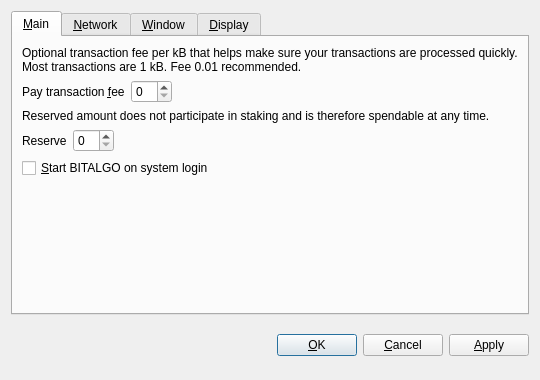
<?xml version="1.0" encoding="UTF-8"?>
<ui version="4.0">
 <class>OptionsDialog</class>
 <widget class="QDialog" name="OptionsDialog">
  <property name="geometry">
   <rect>
    <x>0</x>
    <y>0</y>
    <width>540</width>
    <height>380</height>
   </rect>
  </property>
  <property name="windowTitle">
   <string>Options</string>
  </property>
  <property name="modal">
   <bool>true</bool>
  </property>
  <layout class="QVBoxLayout" name="verticalLayout">
   <item>
    <widget class="QTabWidget" name="tabWidget">
     <property name="tabPosition">
      <enum>QTabWidget::North</enum>
     </property>
     <property name="currentIndex">
      <number>0</number>
     </property>
     <widget class="QWidget" name="tabMain">
      <attribute name="title">
       <string>&amp;Main</string>
      </attribute>
      <layout class="QVBoxLayout" name="verticalLayout_Main">
       <item>
        <widget class="QLabel" name="transactionFeeInfoLabel">
         <property name="text">
          <string>Optional transaction fee per kB that helps make sure your transactions are processed quickly. Most transactions are 1 kB. Fee 0.01 recommended.</string>
         </property>
         <property name="textFormat">
          <enum>Qt::PlainText</enum>
         </property>
         <property name="wordWrap">
          <bool>true</bool>
         </property>
        </widget>
       </item>
       <item>
        <layout class="QHBoxLayout" name="horizontalLayoutFee">
         <item>
          <widget class="QLabel" name="transactionFeeLabel">
           <property name="text">
            <string>Pay transaction &amp;fee</string>
           </property>
           <property name="textFormat">
            <enum>Qt::PlainText</enum>
           </property>
           <property name="buddy">
            <cstring>transactionFee</cstring>
           </property>
          </widget>
         </item>
         <item>
          <widget class="BitcoinAmountField" name="transactionFee"/>
         </item>
         <item>
          <spacer name="horizontalSpacerFee">
           <property name="orientation">
            <enum>Qt::Horizontal</enum>
           </property>
           <property name="sizeHint" stdset="0">
            <size>
             <width>40</width>
             <height>20</height>
            </size>
           </property>
          </spacer>
         </item>
        </layout>
       </item>
       <item>
        <widget class="QLabel" name="reserveBalanceInfoLabel">
         <property name="text">
          <string>Reserved amount does not participate in staking and is therefore spendable at any time.</string>
         </property>
         <property name="textFormat">
          <enum>Qt::PlainText</enum>
         </property>
         <property name="wordWrap">
          <bool>true</bool>
         </property>
        </widget>
       </item>
       <item>
        <layout class="QHBoxLayout" name="horizontalLayoutReserveBalance">
         <item>
          <widget class="QLabel" name="reserveBalanceLabel">
           <property name="text">
            <string>Reserve</string>
           </property>
           <property name="textFormat">
            <enum>Qt::PlainText</enum>
           </property>
           <property name="buddy">
            <cstring>reserveBalance</cstring>
           </property>
          </widget>
         </item>
         <item>
          <widget class="BitcoinAmountField" name="reserveBalance"/>
         </item>
         <item>
          <spacer name="horizontalSpacerReserveBalance">
           <property name="orientation">
            <enum>Qt::Horizontal</enum>
           </property>
           <property name="sizeHint" stdset="0">
            <size>
             <width>40</width>
             <height>20</height>
            </size>
           </property>
          </spacer>
         </item>
        </layout>
       </item>
       <item>
        <widget class="QCheckBox" name="bitcoinAtStartup">
         <property name="toolTip">
          <string>Automatically start BITALGO after logging in to the system.</string>
         </property>
         <property name="text">
          <string>&amp;Start BITALGO on system login</string>
         </property>
        </widget>
       </item>
       <item>
        <spacer name="verticalSpacer_Main">
         <property name="orientation">
          <enum>Qt::Vertical</enum>
         </property>
         <property name="sizeHint" stdset="0">
          <size>
           <width>20</width>
           <height>40</height>
          </size>
         </property>
        </spacer>
       </item>
      </layout>
     </widget>
     <widget class="QWidget" name="tabNetwork">
      <attribute name="title">
       <string>&amp;Network</string>
      </attribute>
      <layout class="QVBoxLayout" name="verticalLayout_Network">
       <item>
        <widget class="QCheckBox" name="mapPortUpnp">
         <property name="toolTip">
          <string>Automatically open the BITALGO client port on the router. This only works when your router supports UPnP and it is enabled.</string>
         </property>
         <property name="text">
          <string>Map port using &amp;UPnP</string>
         </property>
        </widget>
       </item>
       <item>
        <widget class="QCheckBox" name="connectSocks">
         <property name="toolTip">
          <string>Connect to the BITALGO network through a SOCKS proxy (e.g. when connecting through Tor).</string>
         </property>
         <property name="text">
          <string>&amp;Connect through SOCKS proxy:</string>
         </property>
        </widget>
       </item>
       <item>
        <layout class="QHBoxLayout" name="horizontalLayout_Network">
         <item>
          <widget class="QLabel" name="proxyIpLabel">
           <property name="text">
            <string>Proxy &amp;IP:</string>
           </property>
           <property name="textFormat">
            <enum>Qt::PlainText</enum>
           </property>
           <property name="buddy">
            <cstring>proxyIp</cstring>
           </property>
          </widget>
         </item>
         <item>
          <widget class="QValidatedLineEdit" name="proxyIp">
           <property name="maximumSize">
            <size>
             <width>140</width>
             <height>16777215</height>
            </size>
           </property>
           <property name="toolTip">
            <string>IP address of the proxy (e.g. 127.0.0.1)</string>
           </property>
          </widget>
         </item>
         <item>
          <widget class="QLabel" name="proxyPortLabel">
           <property name="text">
            <string>&amp;Port:</string>
           </property>
           <property name="textFormat">
            <enum>Qt::PlainText</enum>
           </property>
           <property name="buddy">
            <cstring>proxyPort</cstring>
           </property>
          </widget>
         </item>
         <item>
          <widget class="QLineEdit" name="proxyPort">
           <property name="maximumSize">
            <size>
             <width>55</width>
             <height>16777215</height>
            </size>
           </property>
           <property name="toolTip">
            <string>Port of the proxy (e.g. 9050)</string>
           </property>
          </widget>
         </item>
         <item>
          <widget class="QLabel" name="socksVersionLabel">
           <property name="text">
            <string>SOCKS &amp;Version:</string>
           </property>
           <property name="textFormat">
            <enum>Qt::PlainText</enum>
           </property>
           <property name="buddy">
            <cstring>socksVersion</cstring>
           </property>
          </widget>
         </item>
         <item>
          <widget class="QValueComboBox" name="socksVersion">
           <property name="toolTip">
            <string>SOCKS version of the proxy (e.g. 5)</string>
           </property>
          </widget>
         </item>
         <item>
          <spacer name="horizontalSpacer_Network">
           <property name="orientation">
            <enum>Qt::Horizontal</enum>
           </property>
           <property name="sizeHint" stdset="0">
            <size>
             <width>40</width>
             <height>20</height>
            </size>
           </property>
          </spacer>
         </item>
        </layout>
       </item>
       <item>
        <spacer name="verticalSpacer_Network">
         <property name="orientation">
          <enum>Qt::Vertical</enum>
         </property>
         <property name="sizeHint" stdset="0">
          <size>
           <width>20</width>
           <height>40</height>
          </size>
         </property>
        </spacer>
       </item>
      </layout>
     </widget>
     <widget class="QWidget" name="tabWindow">
      <attribute name="title">
       <string>&amp;Window</string>
      </attribute>
      <layout class="QVBoxLayout" name="verticalLayout_Window">
       <item>
        <widget class="QCheckBox" name="minimizeToTray">
         <property name="toolTip">
          <string>Show only a tray icon after minimizing the window.</string>
         </property>
         <property name="text">
          <string>&amp;Minimize to the tray instead of the taskbar</string>
         </property>
        </widget>
       </item>
       <item>
        <widget class="QCheckBox" name="minimizeOnClose">
         <property name="toolTip">
          <string>Minimize instead of exit the application when the window is closed. When this option is enabled, the application will be closed only after selecting Quit in the menu.</string>
         </property>
         <property name="text">
          <string>M&amp;inimize on close</string>
         </property>
        </widget>
       </item>
       <item>
        <spacer name="verticalSpacer_Window">
         <property name="orientation">
          <enum>Qt::Vertical</enum>
         </property>
         <property name="sizeHint" stdset="0">
          <size>
           <width>20</width>
           <height>40</height>
          </size>
         </property>
        </spacer>
       </item>
      </layout>
     </widget>
     <widget class="QWidget" name="tabDisplay">
      <attribute name="title">
       <string>&amp;Display</string>
      </attribute>
      <layout class="QVBoxLayout" name="verticalLayout_Display">
       <item>
        <layout class="QHBoxLayout" name="horizontalLayout_1_Display">
         <item>
          <widget class="QLabel" name="langLabel">
           <property name="text">
            <string>User Interface &amp;language:</string>
           </property>
           <property name="textFormat">
            <enum>Qt::PlainText</enum>
           </property>
           <property name="buddy">
            <cstring>lang</cstring>
           </property>
          </widget>
         </item>
         <item>
          <widget class="QValueComboBox" name="lang">
           <property name="toolTip">
            <string>The user interface language can be set here. This setting will take effect after restarting BITALGO.</string>
           </property>
          </widget>
         </item>
        </layout>
       </item>
       <item>
        <layout class="QHBoxLayout" name="horizontalLayout_2_Display">
         <item>
          <widget class="QLabel" name="unitLabel">
           <property name="text">
            <string>&amp;Unit to show amounts in:</string>
           </property>
           <property name="textFormat">
            <enum>Qt::PlainText</enum>
           </property>
           <property name="buddy">
            <cstring>unit</cstring>
           </property>
          </widget>
         </item>
         <item>
          <widget class="QValueComboBox" name="unit">
           <property name="toolTip">
            <string>Choose the default subdivision unit to show in the interface and when sending coins.</string>
           </property>
          </widget>
         </item>
        </layout>
       </item>
       <item>
        <widget class="QCheckBox" name="displayAddresses">
         <property name="toolTip">
          <string>Whether to show BITALGO addresses in the transaction list or not.</string>
         </property>
         <property name="text">
          <string>&amp;Display addresses in transaction list</string>
         </property>
        </widget>
       </item>
       <item>
        <widget class="QCheckBox" name="coinControlFeatures">
         <property name="toolTip">
          <string>Whether to show coin control features or not.</string>
         </property>
         <property name="text">
          <string>Display coin &amp;control features (experts only!)</string>
         </property>
        </widget>
       </item>
       <item>
        <spacer name="verticalSpacer_Display">
         <property name="orientation">
          <enum>Qt::Vertical</enum>
         </property>
         <property name="sizeHint" stdset="0">
          <size>
           <width>20</width>
           <height>40</height>
          </size>
         </property>
        </spacer>
       </item>
      </layout>
     </widget>
    </widget>
   </item>
   <item>
    <layout class="QHBoxLayout" name="horizontalLayout_Buttons">
     <item>
      <spacer name="horizontalSpacer_1">
       <property name="orientation">
        <enum>Qt::Horizontal</enum>
       </property>
       <property name="sizeHint" stdset="0">
        <size>
         <width>40</width>
         <height>48</height>
        </size>
       </property>
      </spacer>
     </item>
     <item>
      <widget class="QLabel" name="statusLabel">
       <property name="font">
        <font>
         <weight>75</weight>
         <bold>true</bold>
        </font>
       </property>
       <property name="text">
        <string/>
       </property>
       <property name="textFormat">
        <enum>Qt::PlainText</enum>
       </property>
       <property name="wordWrap">
        <bool>true</bool>
       </property>
      </widget>
     </item>
     <item>
      <spacer name="horizontalSpacer_2">
       <property name="orientation">
        <enum>Qt::Horizontal</enum>
       </property>
       <property name="sizeHint" stdset="0">
        <size>
         <width>40</width>
         <height>48</height>
        </size>
       </property>
      </spacer>
     </item>
     <item>
      <widget class="QPushButton" name="okButton">
       <property name="text">
        <string>&amp;OK</string>
       </property>
      </widget>
     </item>
     <item>
      <widget class="QPushButton" name="cancelButton">
       <property name="text">
        <string>&amp;Cancel</string>
       </property>
       <property name="autoDefault">
        <bool>false</bool>
       </property>
      </widget>
     </item>
     <item>
      <widget class="QPushButton" name="applyButton">
       <property name="text">
        <string>&amp;Apply</string>
       </property>
       <property name="autoDefault">
        <bool>false</bool>
       </property>
      </widget>
     </item>
    </layout>
   </item>
  </layout>
 </widget>
 <customwidgets>
  <customwidget>
   <class>BitcoinAmountField</class>
   <extends>QSpinBox</extends>
   <header>bitcoinamountfield.h</header>
  </customwidget>
  <customwidget>
   <class>QValueComboBox</class>
   <extends>QComboBox</extends>
   <header>qvaluecombobox.h</header>
  </customwidget>
  <customwidget>
   <class>QValidatedLineEdit</class>
   <extends>QLineEdit</extends>
   <header>qvalidatedlineedit.h</header>
  </customwidget>
 </customwidgets>
 <resources/>
 <connections/>
</ui>
